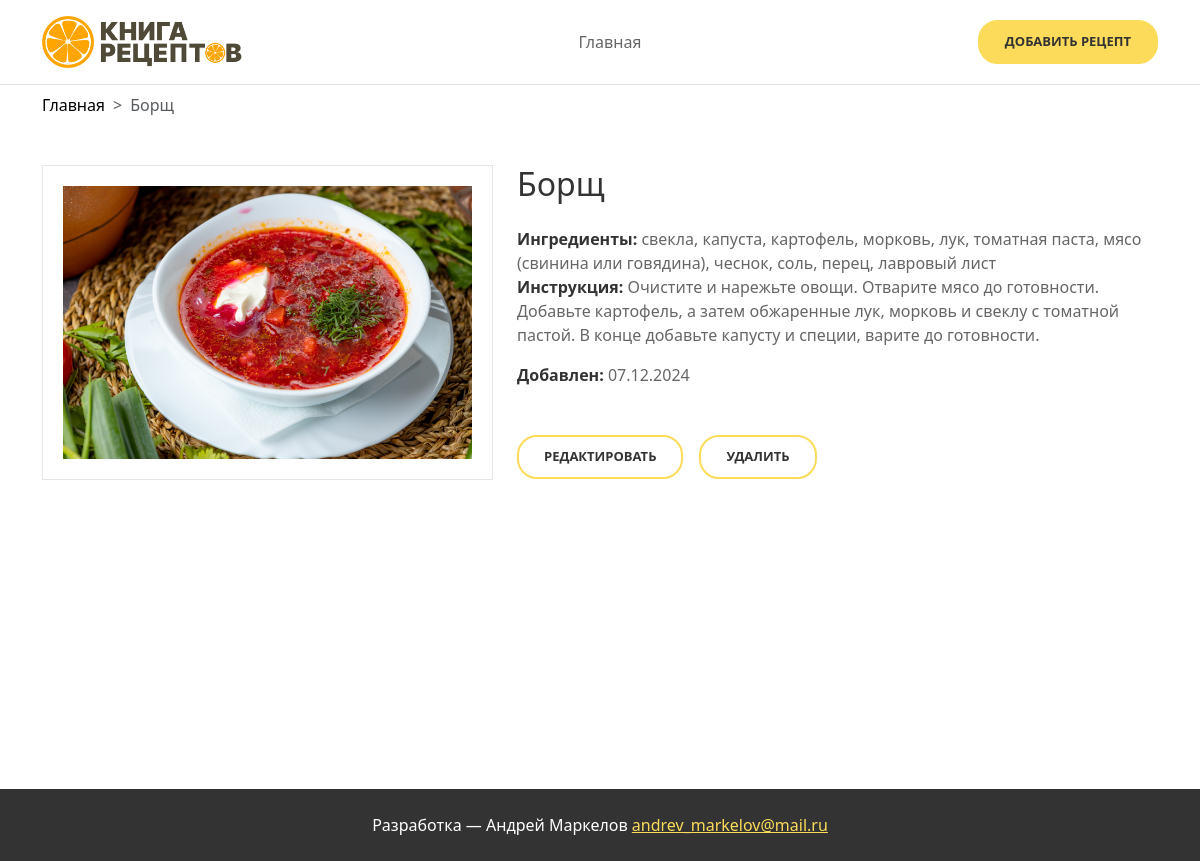
Screenshot of /recipe/borsh with the database file from the repository.
### tables this page shows
CREATE TABLE `recipes` (
  `id` int NOT NULL,
  `title` varchar(255) NOT NULL,
  `slug` varchar(255) NOT NULL,
  `ingredients` text NOT NULL,
  `instructions` text NOT NULL,
  `image_path` varchar(255) DEFAULT NULL,
  `created_at` timestamp NULL DEFAULT CURRENT_TIMESTAMP,
  `updated_at` timestamp NULL DEFAULT CURRENT_TIMESTAMP ON UPDATE CURRENT_TIMESTAMP
);

### app/Controllers/RecipeController.php (called while the page is built, shortened)
<?php
require_once __DIR__ . '/../Models/Recipe.php';
class RecipeController
{
    public function show(string $slug): void
    {
        $recipe = Recipe::findBySlug($slug);
        include __DIR__ . '/../Views/recipes/show.php';
    }
}

### routes/web.php (called while the page is built, shortened)
<?php
require_once __DIR__ . '/../app/Controllers/RecipeController.php';
return [
    '/' => function () {
        $controller = new RecipeController();
        $controller->index();
    },
    '/recipe/create' => function () {
        $controller = new RecipeController();
        $controller->create();
    },
    '/recipe/store' => function () {
        $controller = new RecipeController();
        $controller->store();
    },
    '/recipe/{slug}' => function ($slug) {
        $controller = new RecipeController();
        $controller->show($slug);
    },
    '/recipe/{slug}/edit' => function ($slug) {
        $controller = new RecipeController();
        $controller->edit($slug);
    },
    '/recipe/{slug}/update' => function ($slug) {
        $controller = new RecipeController();
        $controller->update($slug);
    },
    '/recipe/{slug}/delete' => function ($slug) {
        $controller = new RecipeController();
        $controller->delete($slug);
    },
    '/recipes' => function () {
        $controller = new RecipeController();
        $controller->filter();
    },
];

### app/Models/Recipe.php (called while the page is built, shortened)
<?php
class Recipe
{
    public static function findBySlug(string $slug): ?array
    {
        $db = self::getDB();
        $stmt = $db->prepare('SELECT * FROM recipes WHERE slug = :slug');
        $stmt->execute([':slug' => $slug]);
        $recipe = $stmt->fetch(PDO::FETCH_ASSOC);
        return $recipe ?: null;
    }
    private static function getDB(): PDO
    {
        $config = include __DIR__ . '/../../config/database.php';
        $dsn = "mysql:host={$config['host']};port={$config['port']};dbname={$config['database']};charset={$config['charset']}";
        return new PDO($dsn, $config['username'], $config['password']);
    }
}

### app/Views/recipes/show.php (the view, shortened to what this page needs)
<div class="container pt-2 pb-5">
    <nav style="--bs-breadcrumb-divider: '>';" aria-label="breadcrumb" class="mb-5">
        <ol class="breadcrumb">
            <li class="breadcrumb-item"><a href="/" class="text-black">Главная</a></li>
            <li class="breadcrumb-item active" aria-current="page"><?php echo htmlspecialchars($recipe['title']); ?></li>
        </ol>
    </nav>
    <div class="row">
        <div class="col-md-5 mb-4">
            <div class="recipe-image">
                <img src="/public/assets/images/recipe-images/<?php echo htmlspecialchars($recipe['image_path']); ?>" alt="<?php echo htmlspecialchars($recipe['title']) ?>">
            </div>
        </div>
        <div class="col-md-7 mb-4">
            <div class="recipe-detail">
                <h1 class="h2 text-sm-start text-center mb-4"><?php echo htmlspecialchars($recipe['title']); ?></h1>
                <p class="mb-0"><strong>Ингредиенты:</strong> <?php echo htmlspecialchars($recipe['ingredients']); ?></p>
                <p><strong>Инструкция:</strong> <?php echo htmlspecialchars($recipe['instructions']); ?></p>
                <p><strong>Добавлен:</strong> <?php echo date('d.m.Y', strtotime($recipe['created_at'])); ?></p>
                <div class="d-flex align-items-center flex-wrap gap-3 mt-5">
                    <a href="/recipe/<?php echo htmlspecialchars($recipe['slug']); ?>/edit" class="btn-default">Редактировать</a>
                    <button type="button" class="btn-default" data-bs-toggle="modal" data-bs-target="#deleteModal">
                        Удалить
                    </button>
                </div>
            </div>
        </div>
    </div>
</div>
<?php $content = ob_get_clean();
include __DIR__ . '/../layouts/app.php'; ?>

### public/index.php (shortened to what this page needs)
<?php
require_once __DIR__ . '/../app/Controllers/RecipeController.php';
$routes = require_once __DIR__ . '/../routes/web.php';
$requestUri = strtok($_SERVER['REQUEST_URI'], '?');
if (array_key_exists($requestUri, $routes)) {
    $routeMatched = true;
    $routes[$requestUri]();
} else {
    foreach ($routes as $route => $handler) {
        $pattern = preg_replace('/\{([a-zA-Z0-9_]+)\}/', '([^/]+)', $route);
        $pattern = "#^" . $pattern . "$#";
        if (preg_match($pattern, $requestUri, $matches)) {
            array_shift($matches);
            $handler(...$matches);
            break;
        }
    }
}

### app/Views/layouts/header.php
<header class="header border-bottom">
    <div class="container py-3">
        <div class="d-flex justify-content-between align-items-center header-content">
            <a href="/" class="header-logo">
                <img src="/public/assets/images/logo.png" alt="Книга рецептов">
            </a>
            <nav class="header-nav">
                <ul class="list-unstyled mb-0">
                    <li><a href="/">Главная</a></li>
                </ul>
            </nav>
            <a href="/recipe/create" class="btn-header">Добавить рецепт</a>
        </div>
    </div>
</header>

### app/Views/layouts/footer.php
<footer class="footer">
    <div class="container py-4">
        <p class="text-center mb-0">Разработка — Андрей Маркелов <a href="mailto:andrev_markelov@mail.ru">andrev_markelov@mail.ru</a></p>
    </div>
</footer>

### public/assets/css/styles.css (style rules this page uses)
:root { --white: #ffffff; --sunshine: #fcdb5a; --gray-medium: #666666; --gray-dark: #333333; }
a { text-decoration: none; display: inline-block; }
.btn-default { border-radius: 20px; font-weight: 700; padding: 10px 25px; font-size: 13px; color: var(--gray-dark); border: 2px solid var(--sunshine); background-color: transparent; text-transform: uppercase; transition: 0.3s all; }
.header-logo img { width: 200px; height: auto; }
.header-nav a { position: relative; color: var(--gray-medium); }
.header-nav a:after { position: absolute; display: block; content: ''; width: 0; height: 2px; background-color: var(--sunshine); transition: 0.3s all; }
.btn-header { font-size: 13px; font-weight: 700; padding: 10px 25px; border-radius: 20px; color: var(--gray-dark); text-transform: uppercase; border: 2px solid var(--sunshine); background-color: var(--sunshine); transition: 0.3s all; }
.recipe-image { display: flex; justify-content: center; align-items: center; padding: 20px; border: 1px solid #e5e5e5; overflow: hidden; }
.recipe-image img { width: 400px; height: 400px; object-fit: cover; }
.recipe-detail h1 { color: var(--gray-dark); }
.recipe-detail p { color: var(--gray-medium); }
.recipe-detail p strong { color: var(--gray-dark); }
.footer { color: var(--white); background-color: var(--gray-dark); }
.footer a { color: var(--sunshine); text-decoration: underline; }
@media screen and (max-width: 1200px) { .recipe-image img { width: 100%; height: 100%; } }

### rows the page displays
recipes: title "Борщ", image_path (picture), ingredients "свекла, капуста, картофель, морковь, лук, томатная паста, мясо (свинина или говядина), чеснок, соль, перец, лавровый лист", instructions "Очистите и нарежьте овощи. Отварите мясо до готовности. Добавьте картофель, а затем обжаренные лук, морковь и свеклу с томатной пастой. В конце добавьте капусту и специи, варите до готовности.", created_at "07.12.2024"
